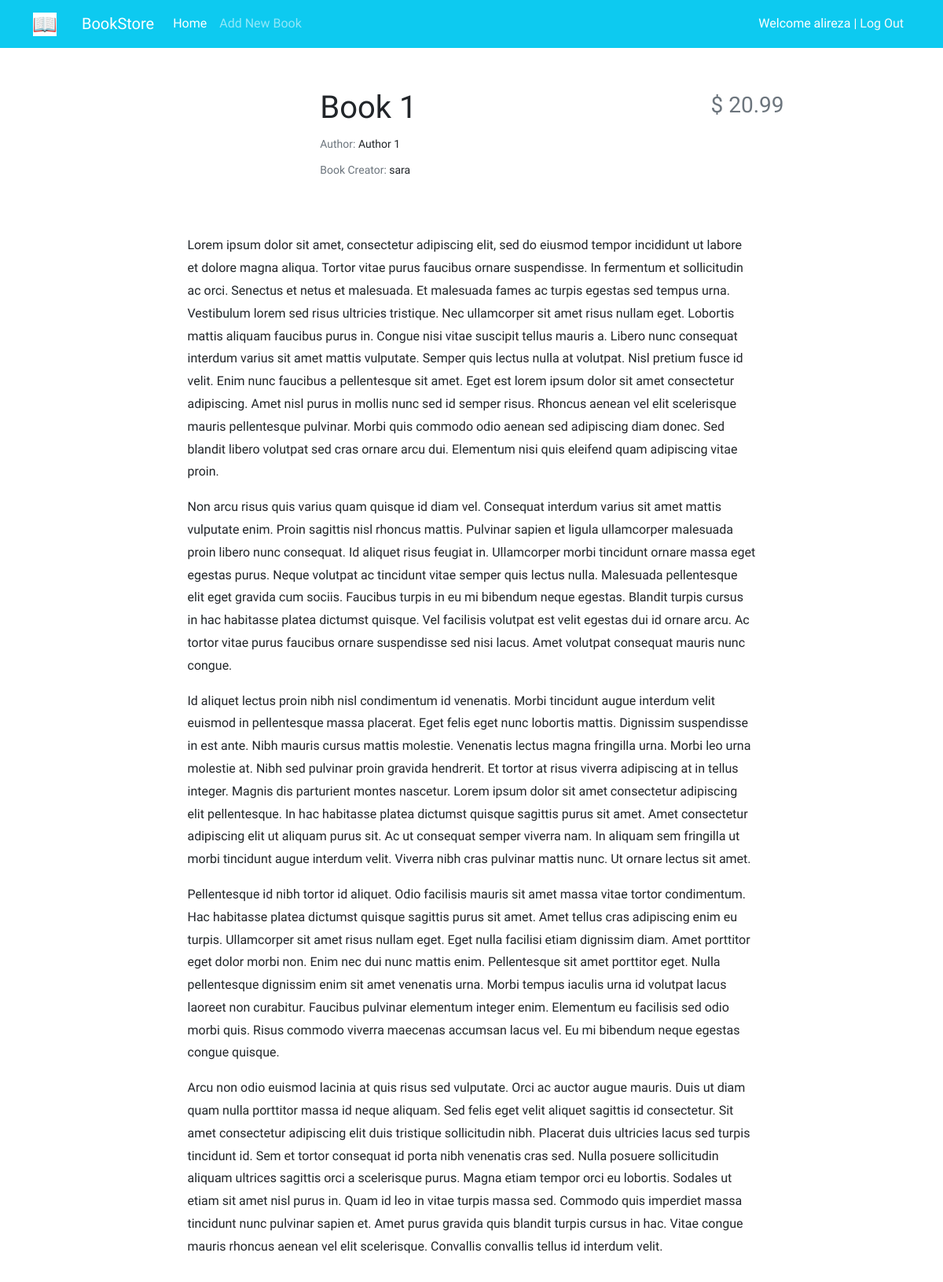
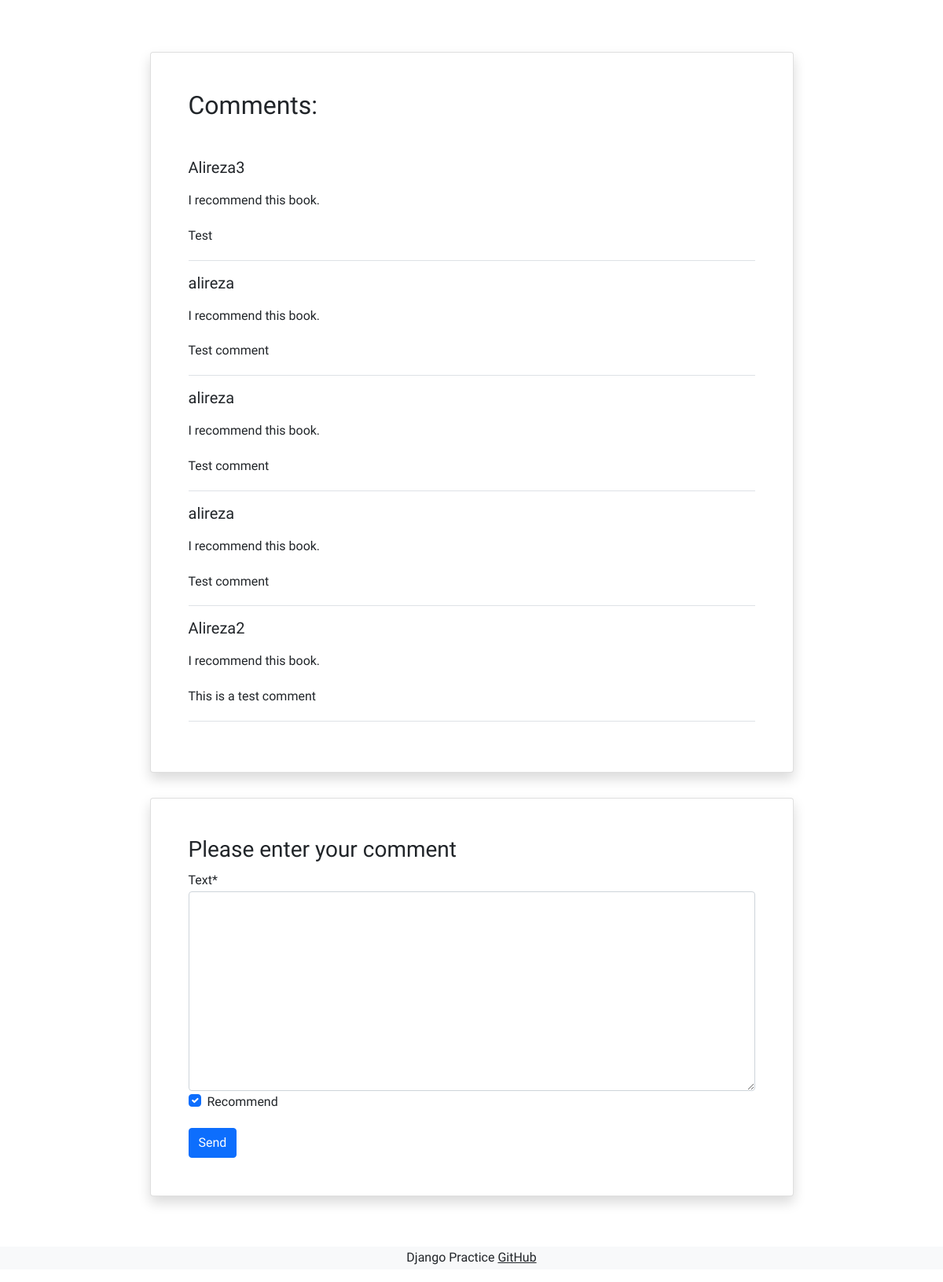
/books/1/ (signed in), run on the app's committed database (2 pictures, top to bottom).
### accounts/models.py (models this page shows)
class CustomUser(AbstractUser):
    age = models.PositiveIntegerField(null=True, blank=True)

### books/models.py (models this page shows, shortened)
class Book(models.Model):
    user = models.ForeignKey(get_user_model(), on_delete=models.CASCADE)
    title = models.CharField(max_length=200)
    author = models.CharField(max_length=200)
    description = models.TextField()
    price = models.DecimalField(max_digits=5, decimal_places=2)
    cover = models.ImageField(upload_to='covers/', blank=True)

class Comment(models.Model):
    user = models.ForeignKey(get_user_model(), on_delete=models.CASCADE)
    book = models.ForeignKey(Book, on_delete=models.CASCADE, related_name='comments')
    text = models.TextField()
    is_active = models.BooleanField(default=True)
    recommend = models.BooleanField(default=True)
    datetime_created = models.DateTimeField(auto_now_add=True)

### books/views.py (the view)
# urls.py: path('<int:pk>/', book_detail_view, name='book_detail'),
@login_required
def book_detail_view(request, pk):
    book = get_object_or_404(Book, pk=pk)
    book_comments = book.comments.all()
    if request.method == 'POST':
        comment_form = CommentForm(request.POST)
        if comment_form.is_valid():
            new_comment = comment_form.save(commit=False)  # commit=False => do not save in DB
            new_comment.book = book
            new_comment.user = request.user
            new_comment.save()
            comment_form = CommentForm()  # clear the form
    else:
        comment_form = CommentForm()
    return render(request, 'books/book_detail.html', {
        'book': book,
        'comments': book_comments,
        'comment_form': comment_form,
    })

### books/forms.py
class CommentForm(forms.ModelForm):
    class Meta:
        model = Comment
        fields = ('text', 'recommend')

### books/templates/books/book_detail.html (shortened to what this page needs)
{% extends '_base.html' %}
{% load crispy_forms_tags %}
{% block content %}
<div class="container mt-5">
  <div class="">
      <div class="">
          <div class="d-flex justify-content-center">
              <div class="row w-sm-75 w-100">
                  <div class="col-xs-12 col-md-3 d-flex justify-content-center">
                  </div>
                  <div class="col-xs-12 col-md-6 text-left text-md mt-md-1 mt-4">
                      <h1>{{ book.title|capfirst }}</h1>
                      <h5 class="small my-1"><span class="text-muted">Author: </span>{{ book.author }}</h5>
                      <h5 class="small my-1"><span class="text-muted">Book Creator: </span>{{ book.user.username }}</h5>
                  </div>
                  <div class="col-xs-12 col-md-3 d-flex flex-column">
                      <h3 class="align-self-center pt-2 text-muted align-self-md-end">
                          $ {{ book.price }}
                      </h3>
                  </div>
              </div>
          </div>
          <div class="d-flex justify-content-center">
              <div class="my-3 p-5 w-sm-75 w-100">
                {{ book.description|linebreaks }}
              </div>
          </div>
          <div class="d-flex justify-content-center">
              <div class="card shadow my-3 p-5 w-sm-75 w-100">
                  <h2 class="mb-5">Comments:</h2>
                  {% for comment in comments %}
                    {% if comment.is_active %}
                          <div class="border-bottom mb-3">
                              <h5 class="mb-3">{{ comment.user.username }}</h5>
                                {% if comment.recommend %}
                                    <p>I recommend this book.</p>
                                {% else %}
                                    <p>I don't recommend this book!</p>
                                {% endif %}
                              <p>{{ comment.text|linebreaks }}</p>
                          </div>
                    {% endif %}
                  {% endfor %}
              </div>
          </div>
          <div class="d-flex justify-content-center">
              <div class="card shadow my-3 p-5 w-sm-75 w-100">
                  <h3>Please enter your comment</h3>
                  <form method="POST">
                        {{ comment_form|crispy }}
                      <button type="submit" class="btn btn-primary mt-3">Send</button>
                  </form>
              </div>
          </div>
      </div>
  </div>
</div>
{% endblock %}

### templates/_base.html (shortened to what this page needs)
{% load static %}
<!DOCTYPE HTML PUBLIC "-//W3C//DTD HTML 4.01//EN" "http://www.w3.org/TR/html4/strict.dtd">
<html lang="en">
<head>
    <link href="https://cdn.jsdelivr.net/npm/bootstrap@5.1.3/dist/css/bootstrap.min.css" rel="stylesheet"
>
    <link rel="stylesheet" href="{% static 'css/style.css' %}">
</head>
<body>
    <nav class="navbar navbar-expand-lg navbar-dark bg-info">
        <div class="container">
            <a class="navbar-brand" href="#">
                <img src="{% static 'icons/book.png' %}" alt="" height="30"
                     class="d-inline-block align-text-top">
            </a>
            <a class="navbar-brand mx-3" href="#">BookStore</a>
            <div class="collapse navbar-collapse" id="navbarNavAltMarkup">
                <div class="navbar-nav">
                    <a class="nav-link active" aria-current="page" href="{% url 'book_list' %}">Home</a>
                    <a class="nav-link" href="{% url 'book_create' %}">Add New Book</a>
                </div>
            </div>
            <div class="mx-2 text-white">
                {% if user.is_authenticated %}
                    Welcome {{ user.username }} | <a class="link-light text-decoration-none" href="{% url 'logout' %}">Log Out</a>
                {% else %}
                    <a class="link-light text-decoration-none" href="{% url 'login' %}">Log In</a>
                    |
                    <a class="link-light text-decoration-none" href="{% url 'signup' %}">Sign Up</a>
                {% endif %}
            </div>
        </div>
    </nav>
    <div class="container">
        {% block content %}
        {% endblock %}
    </div>
    <footer class="bg-light text-center text-lg-start mt-5">
        <div class="text-center bg-grey">
            <p>Django Practice <a class="text-dark" href="https://github.com/a1364t" target="_blank">GitHub</a></p>
        </div>
    </footer>
</body>
</html>

### static/css/style.css (style rules this page uses)
* { font-family: 'Roboto', sans-serif; line-height: 1.8rem; }
@media (min-width: 576px) { .w-sm-75 { width: 75%!important; } }

### data on the page
CustomUser: username "alireza"
Book: title "Book 1", author "Author 1", user.username "sara", price "20.99", description "Lorem ipsum dolor sit amet, consectetur adipiscing elit, sed do eiusmod tempor incididunt ut labore et dolore magna aliqua. Tortor vitae purus faucibus ornare suspendisse. In fermentum et sollicitudin ac orci. Senectus et netus et malesuada. Et malesuada fames ac turpis egestas sed tempus urna. Vestibulum lorem sed risus ultricies tristique. Nec ullamcorper sit amet risus nullam eget. Lobortis mattis aliquam faucibus purus in. Congue nisi vitae suscipit tellus mauris a. Libero nunc consequat interdum varius sit amet mattis vulputate. Semper quis lectus nulla at volutpat. Nisl pretium fusce id velit. Enim nunc faucibus a pellentesque sit amet. Eget est lorem ipsum dolor sit amet consectetur…"
Comment: user.username "Alireza3", recommend "I recommend this book.", text "Test"
Comment: user.username "alireza", recommend "I recommend this book.", text "Test comment"
Comment: user.username "alireza", recommend "I recommend this book.", text "Test comment"
Comment: user.username "alireza", recommend "I recommend this book.", text "Test comment"
Comment: user.username "Alireza2", recommend "I recommend this book.", text "This is a test comment"
